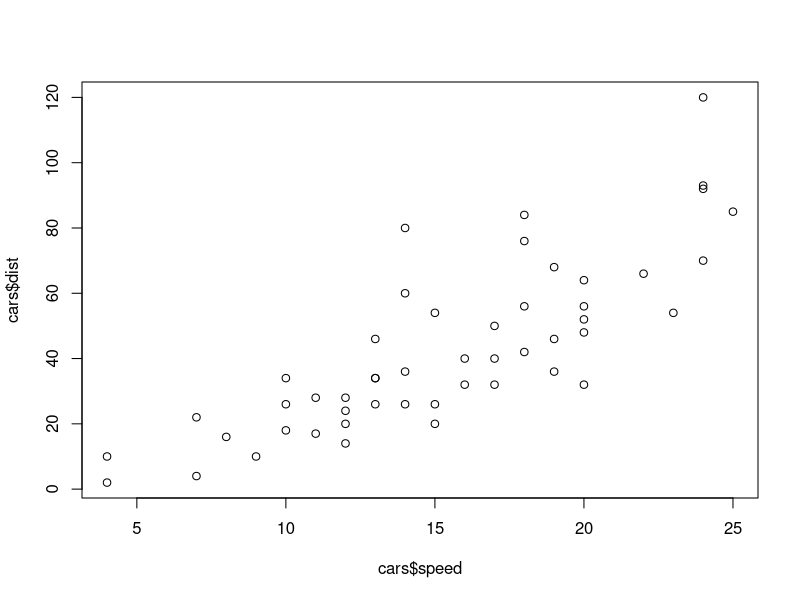
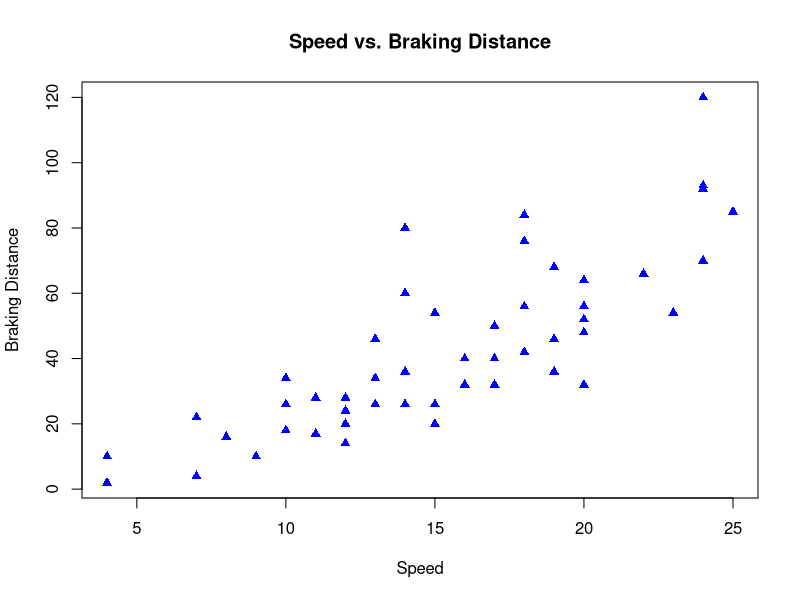
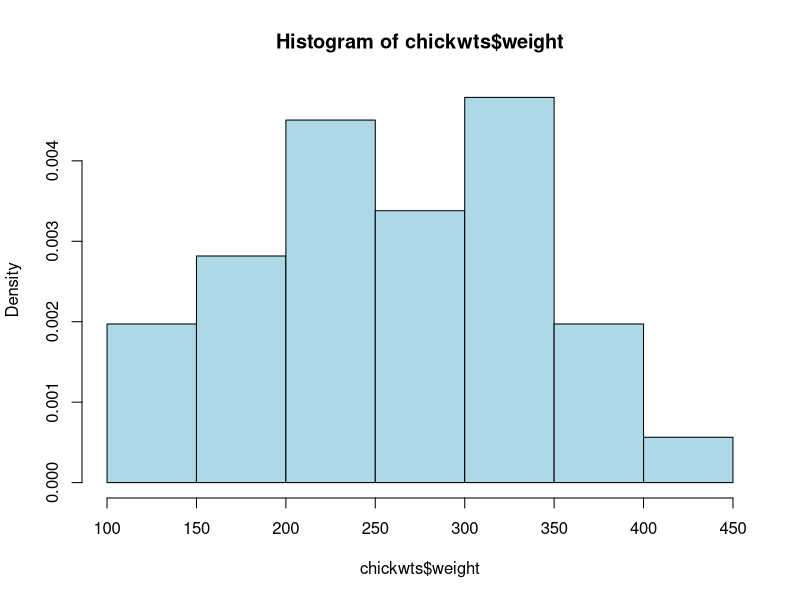
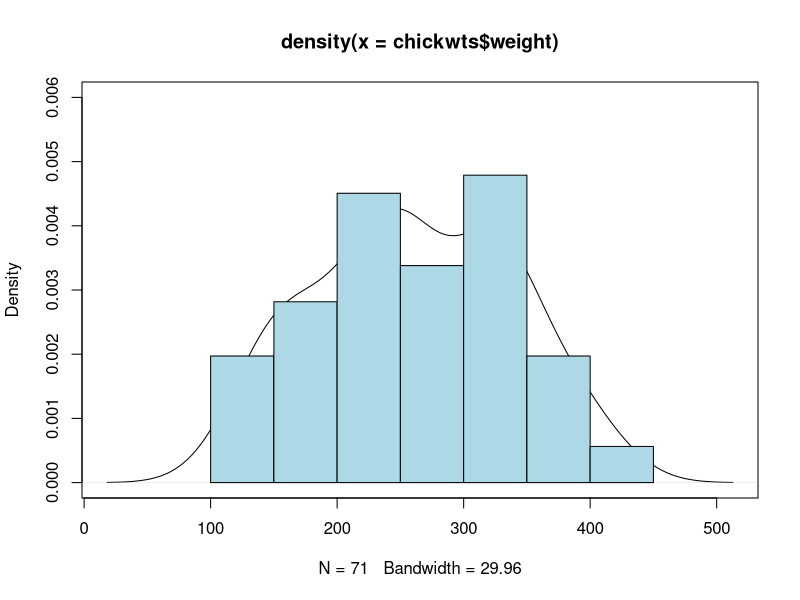
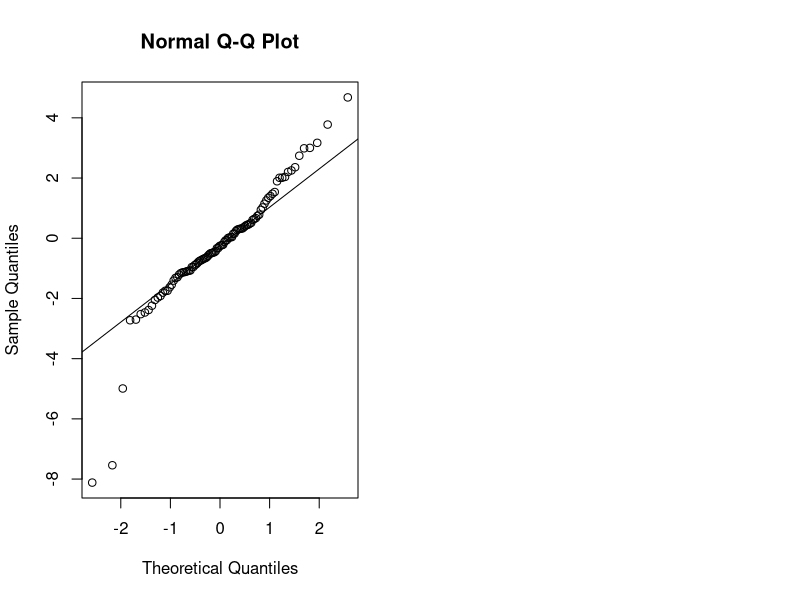

These charts were generated, in order, by the following R code:
# Quick intro to data exploration in R

# R can be regarded as an implementation of the S language
# which was developed at Bell Laboratories by Rick Becker, John Chambers and Allan Wilks.
# It has a lot of built-in functionality that makes
# common data analysis and data plotting tasks very easy. The R programming language is somewhat
# similar to C (similar syntax for loops, conditionals, recursive functions), 
# and so it is a very flexible and powerful scripting language which makes it easy to replicate analyses.
# It is free and open source, and has a thriving user base in both industry and academia.  There is a 
# huge community of people developing R packages (these are addins akin to MATLAB toolboxes), 
# which are easy to install and link via the R command line.

# --------------- Creating Scalars, Datatypes ---------------
# In R (like Python, MATLAB, Mathematica)  we can bind variables in our workspace
# Let's make some scalars. R has 4 fundamental datatypes
# 1. numeric

rep(1,4)
rep(1,3)
rep(T,4)
rep(c(T,F),4)

x = 55
mode(x)

# 2. character (strings)
name = 'Jeff'
mode(name)

# 3. logical
test = FALSE
test = F
test = T
mode(test)

# 4. factor - discrete valued data
fact = factor('male')
fact

# Some simple calculations

i = 1:5
sum(i)
3*sum(i)

i
i-1
sum(i-1)

i = 1:5
i
i^2+i
sum(i^2+i)

l = c(1.2, -1.4, 1.35, .2, 1.9)
l
mean(l)
n=5
sd_plus = sqrt(sum((l-mean(l))^2)/(n-1))
sd_plus
# notice: R's built-in sd() function actually uses sd_plus with n-1 in the denominator. Be careful! 
sd(l)


# --------------- Some data structures ---------------
# Usually in R, we are working with vectors, arrays, datasets, or lists (not just scalars)
# To combine scalars to make a vector, or to concatenate vectors, we use the 'c' command
vec1 = c(1,2,3,4)
vec2 = c(5,6,7,8)
vec3 = c(vec1,vec2)
fact2 = factor(c('male','female','male','male','male','female'))

vec1
vec2
vec3

fact2

# There are some shorthands for creating simple vectors:
# Sequences
vec1 = 1:4
vec2 = seq(5, 8, by=2) 
# Note: I am specifying 'by=' to say that I want the parameter 'by'
# in the seq function to be 1.  This way, one can give function parameters
# out of order if we want, tr make our code more expressive. To 
# see the help for a particular function enter it in the command line with
# a '?' prefix:
??seq

# Repeats
rep1 = rep(10, times=8)
rep1
rep2 = rep(vec1, times = 3)
rep2
rep3 = rep(vec1, each = 3)
rep3

# One VERY useful feature of R is the ability to name things
# and index by name, rather than just by number. This
# is very common in data analysis (and not as easy in MATLAB or Python)
# A quick example
ages = c(8, 35, 35, 63)
names(ages) = c('junior','mom','dad','grandma')
ages

# To combine vectors into a matrix we can use rbind and cbind
mat1 = rbind(vec1,vec2)
mat1
mat2 = cbind(vec1,vec2)
mat2

# Let's give the matrix some row names
rownames(mat1) = c('first','second')
colnames(mat1) = c('I','II','III','IV')
mat1

# --- Handling missing data ---
# In addition, R has a special element to indicate missing data:
spotty = c(141, NA, 120, NA, 64)
# NA's like to propagate themselves
sum(spotty)
# So you need to tell R to ignore them:
sum(spotty, na.rm=T)
# But this does:
sum(is.na(spotty))

# --------------- Subsetting and accessing vectors and matrices ---------------
# When you load R, there are several example datasets pre-loaded
# Let's work with the precipitation dataset, which is just a vector
# showing precipitation data for a bunch of cities
precip
names(precip)

# There are the 4 basic methods of subsetting vectors / matrices in R:
# 1) by position
precip[1]
precip[66]
precip[10:14]
mat1[2,2]

# 2) by exclusion
precip[-70]
precip[-(4:50)]

# 3) by logical - you provide a logical vector with the same length as the vector
# you wish to subset
l = length(precip)
# Get the 4th element
l
rep(F,4)
precip[c(F,F,F,T,rep(F,l-4))]
# Get all elements less than 10
precip[precip < 10]
# Notice that "precip < 10" is itself a logical vector
# Get all elements greater than 50
precip[precip > 50]

mat1[c(F,T),c(F,T,T,F)]

# 4) by name
precip['Charleston']
precip[c('Chicago','San Francisco')]
mat1['first','II']


# --------------- Aside: Vectorized calculations ---------------
# In R (and MATLAB and Python), unlike C or Java, we want to avoid writing long loops,
# especially when we need to perform the same operation on every element of a vector,
# matrix, or list.  All arithmetic and logical operations in R can be vectorized.
# Remember we had these short vectors:
vec1

vec2
# We can add them in a vectorized way:
vec1 + vec2
# We can compare them in a vectorized way, resulting in a vector of logicals:
vec1 == vec2 - 4
vec1 == vec2 * 3
# For example, convert precip from inches to feet
precip / 12
# We can use a vector of logicals to subset
# This is what we did with precip
precip > 50
# precip has 70 elements, and 50 is a scalar, but that's ok because R recycles to match dimension
# How many cities have precip > 50 ?
sum(precip > 50)
# Which cities?
precip[precip > 50]

# --------------- Basic Plotting ---------------
# It's very easy to create plots via the command line in R
# R has a built-in plotting library, though there are
# some external packages that are very popular (ggplot2, for example)

# Let's use the internal plotting library
# Use the cars dataset, which shows braking times for cars traveling various speeds
# 'plot' gives you a scatter plot 
plot(cars$speed,cars$dist)
# Can change the plotting character, color, give some titles
plot(cars$speed, cars$dist, col = 'blue', pch = 17,
     xlab = 'Speed', ylab = 'Braking Distance', main = 'Speed vs. Braking Distance')

# Can make histograms and density estimates
hist(chickwts$weight, freq = F, col = 'lightblue')
plot(density(chickwts$weight), ylim = c(0, 0.006))
# Add the histogram back on top
hist(chickwts$weight, freq = F, col = 'lightblue', add = T)

# Generate a random vector
x = rnorm(n=100, mean = 10, sd = 5) # Gaussian
x = rpois(n=100, lambda = 6) # Poisson
x = rbinom(n = 120, size = 10, prob = .2) # Binomial
s = sample(1000, size = 50, replace = T) # Sampling from a set with replacement
s = sample(52, size = 5, replace = F) # Sampling from a set without replacement

# Convert a vector into a matrix
m = matrix(data = x, nrow = 20, ncol = 6)

# transpose
t(m)

# matrix multiplication
cc = t(m) %*% m

# Take the inverse of a matrix
solve(cc)


# --------------- Some more data containers ---------------
# --- Lists ---
# Vectors and matrices in R must all contain data of the same type (numeric, logical, or character)
# If you need to combine different datatypes into one container you can use a list
list1 = list(c('Bob','Jeff'),1:20,c(F,T,F,F,F))
# We subset lists with the double bracket
list1[[1]]
list1[[1]][2]
# We can name things in list
names(list1) = c('People','Numbers','Logicals')
# Then we can access things by name
list1[['People']]
list1$People

# -- Data frames ---
# Data frames are the standard dataset object in R
# A data frame is halfway between a list and a matrix
# A data frame is a list of columns. Each column has to have the
# same length, but, unlike a matrix, they can be of different types
# We can use the built-in chickwts dataset
head(chickwts)
# We can subset a data frame just like a matrix
chickwts[1:10,1]
chickwts[chickwts$feed == 'casein',]
chickwts[chickwts$weight > 300,]
# Let's do some quick calculations
table(chickwts$feed)
mean(chickwts$weight)
sd(chickwts$weight)
summary(chickwts)

# Q-Q plots
par(mfrow=c(1,2))

# create sample data 
x <- rt(100, df=3)

# normal fit 
qqnorm(x); 
qqline(x)

# Finding help
?boxplot
# EXERCISE: Plot a boxplot for any of the variables